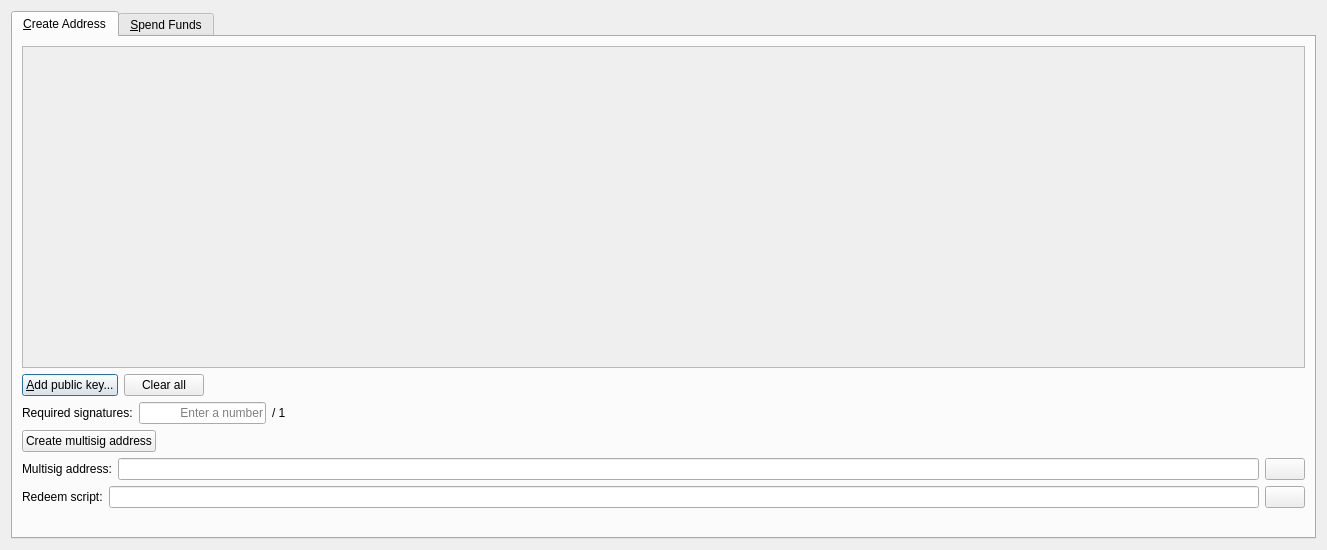
<?xml version="1.0" encoding="UTF-8"?>
<ui version="4.0">
 <class>MultisigDialog</class>
 <widget class="QDialog" name="MultisigDialog">
  <property name="geometry">
   <rect>
    <x>0</x>
    <y>0</y>
    <width>1327</width>
    <height>550</height>
   </rect>
  </property>
  <property name="windowTitle">
   <string>Multisig</string>
  </property>
  <layout class="QVBoxLayout" name="verticalLayout_2">
   <item>
    <widget class="QTabWidget" name="tabWidget">
     <property name="currentIndex">
      <number>0</number>
     </property>
     <widget class="QWidget" name="tabCreateAddress">
      <attribute name="title">
       <string>&amp;Create Address</string>
      </attribute>
      <layout class="QVBoxLayout" name="verticalLayout">
       <item>
        <widget class="QScrollArea" name="scrollArea">
         <property name="widgetResizable">
          <bool>true</bool>
         </property>
         <widget class="QWidget" name="scrollAreaWidgetContents">
          <property name="geometry">
           <rect>
            <x>0</x>
            <y>0</y>
            <width>1283</width>
            <height>303</height>
           </rect>
          </property>
          <layout class="QVBoxLayout" name="verticalLayout_3">
           <item>
            <layout class="QVBoxLayout" name="pubkeyEntries"/>
           </item>
           <item>
            <spacer name="verticalSpacer">
             <property name="orientation">
              <enum>Qt::Vertical</enum>
             </property>
             <property name="sizeHint" stdset="0">
              <size>
               <width>20</width>
               <height>40</height>
              </size>
             </property>
            </spacer>
           </item>
          </layout>
         </widget>
        </widget>
       </item>
       <item>
        <layout class="QHBoxLayout" name="horizontalLayout_14">
         <item>
          <widget class="QPushButton" name="addPubKeyButton">
           <property name="toolTip">
            <string>Add a member to the signing pool</string>
           </property>
           <property name="text">
            <string>&amp;Add public key...</string>
           </property>
           <property name="icon">
            <iconset resource="../bitcoin.qrc">
             <normaloff>:/icons/add</normaloff>:/icons/add</iconset>
           </property>
          </widget>
         </item>
         <item>
          <widget class="QPushButton" name="clearButton">
           <property name="sizePolicy">
            <sizepolicy hsizetype="Minimum" vsizetype="Fixed">
             <horstretch>0</horstretch>
             <verstretch>0</verstretch>
            </sizepolicy>
           </property>
           <property name="toolTip">
            <string>Remove all public key fields</string>
           </property>
           <property name="text">
            <string>Clear all</string>
           </property>
           <property name="icon">
            <iconset resource="../bitcoin.qrc">
             <normaloff>:/icons/remove</normaloff>:/icons/remove</iconset>
           </property>
           <property name="autoRepeatDelay">
            <number>300</number>
           </property>
          </widget>
         </item>
         <item>
          <spacer name="horizontalSpacer_8">
           <property name="orientation">
            <enum>Qt::Horizontal</enum>
           </property>
           <property name="sizeHint" stdset="0">
            <size>
             <width>40</width>
             <height>20</height>
            </size>
           </property>
          </spacer>
         </item>
        </layout>
       </item>
       <item>
        <layout class="QHBoxLayout" name="horizontalLayout_2">
         <item>
          <widget class="QLabel" name="requiredSignaturesLabel">
           <property name="text">
            <string>Required signatures:</string>
           </property>
          </widget>
         </item>
         <item>
          <widget class="QLineEdit" name="requiredSignatures">
           <property name="sizePolicy">
            <sizepolicy hsizetype="Minimum" vsizetype="Fixed">
             <horstretch>0</horstretch>
             <verstretch>0</verstretch>
            </sizepolicy>
           </property>
           <property name="minimumSize">
            <size>
             <width>127</width>
             <height>0</height>
            </size>
           </property>
           <property name="text">
            <string/>
           </property>
           <property name="maxLength">
            <number>2</number>
           </property>
           <property name="frame">
            <bool>true</bool>
           </property>
           <property name="alignment">
            <set>Qt::AlignRight|Qt::AlignTrailing|Qt::AlignVCenter</set>
           </property>
           <property name="placeholderText">
            <string>Enter a number</string>
           </property>
          </widget>
         </item>
         <item>
          <widget class="QLabel" name="maxSignaturesLabel">
           <property name="text">
            <string>/ 1</string>
           </property>
          </widget>
         </item>
         <item>
          <spacer name="horizontalSpacer_2">
           <property name="orientation">
            <enum>Qt::Horizontal</enum>
           </property>
           <property name="sizeHint" stdset="0">
            <size>
             <width>40</width>
             <height>20</height>
            </size>
           </property>
          </spacer>
         </item>
        </layout>
       </item>
       <item>
        <layout class="QHBoxLayout" name="horizontalLayout">
         <item>
          <widget class="QPushButton" name="createAddressButton">
           <property name="text">
            <string>Create multisig address</string>
           </property>
          </widget>
         </item>
         <item>
          <spacer name="horizontalSpacer">
           <property name="orientation">
            <enum>Qt::Horizontal</enum>
           </property>
           <property name="sizeHint" stdset="0">
            <size>
             <width>40</width>
             <height>20</height>
            </size>
           </property>
          </spacer>
         </item>
        </layout>
       </item>
       <item>
        <layout class="QHBoxLayout" name="horizontalLayoutMultisigAddress">
         <item>
          <widget class="QLabel" name="multisigAddressLabel">
           <property name="text">
            <string>Multisig address:</string>
           </property>
          </widget>
         </item>
         <item>
          <widget class="QLineEdit" name="multisigAddress">
           <property name="readOnly">
            <bool>true</bool>
           </property>
          </widget>
         </item>
         <item>
          <widget class="QPushButton" name="copyMultisigAddressButton">
           <property name="toolTip">
            <string>Copy the multisig address to the system clipboard</string>
           </property>
           <property name="text">
            <string/>
           </property>
           <property name="icon">
            <iconset resource="../bitcoin.qrc">
             <normaloff>:/icons/editcopy</normaloff>:/icons/editcopy</iconset>
           </property>
           <property name="autoDefault">
            <bool>false</bool>
           </property>
          </widget>
         </item>
        </layout>
       </item>
       <item>
        <layout class="QHBoxLayout" name="horizontalLayout_3">
         <item>
          <widget class="QLabel" name="redeemScriptLabel">
           <property name="text">
            <string>Redeem script:</string>
           </property>
          </widget>
         </item>
         <item>
          <widget class="QLineEdit" name="redeemScript">
           <property name="readOnly">
            <bool>true</bool>
           </property>
          </widget>
         </item>
         <item>
          <widget class="QPushButton" name="copyRedeemScriptButton">
           <property name="toolTip">
            <string>Copy the redeem script to the system clipboard</string>
           </property>
           <property name="text">
            <string/>
           </property>
           <property name="icon">
            <iconset resource="../bitcoin.qrc">
             <normaloff>:/icons/editcopy</normaloff>:/icons/editcopy</iconset>
           </property>
           <property name="autoDefault">
            <bool>false</bool>
           </property>
          </widget>
         </item>
        </layout>
       </item>
       <item>
        <layout class="QHBoxLayout" name="horizontalLayout_15">
         <item>
          <spacer name="horizontalSpacer_11">
           <property name="orientation">
            <enum>Qt::Horizontal</enum>
           </property>
           <property name="sizeHint" stdset="0">
            <size>
             <width>40</width>
             <height>20</height>
            </size>
           </property>
          </spacer>
         </item>
        </layout>
       </item>
      </layout>
     </widget>
     <widget class="QWidget" name="tabSpendFunds">
      <attribute name="title">
       <string>&amp;Spend Funds</string>
      </attribute>
      <layout class="QVBoxLayout" name="verticalLayout_13">
       <item>
        <layout class="QVBoxLayout" name="verticalLayout_8">
         <item>
          <layout class="QHBoxLayout" name="horizontalLayout_4">
           <item>
            <widget class="QGroupBox" name="inputsBox">
             <property name="title">
              <string>Inputs</string>
             </property>
             <layout class="QVBoxLayout" name="verticalLayout_6">
              <item>
               <widget class="QScrollArea" name="scrollArea_2">
                <property name="minimumSize">
                 <size>
                  <width>0</width>
                  <height>0</height>
                 </size>
                </property>
                <property name="widgetResizable">
                 <bool>true</bool>
                </property>
                <widget class="QWidget" name="scrollAreaWidgetContents_2">
                 <property name="geometry">
                  <rect>
                   <x>0</x>
                   <y>0</y>
                   <width>616</width>
                   <height>226</height>
                  </rect>
                 </property>
                 <layout class="QVBoxLayout" name="verticalLayout_4">
                  <item>
                   <layout class="QVBoxLayout" name="inputs"/>
                  </item>
                  <item>
                   <spacer name="verticalSpacer_2">
                    <property name="orientation">
                     <enum>Qt::Vertical</enum>
                    </property>
                    <property name="sizeHint" stdset="0">
                     <size>
                      <width>20</width>
                      <height>42</height>
                     </size>
                    </property>
                   </spacer>
                  </item>
                 </layout>
                </widget>
               </widget>
              </item>
              <item>
               <layout class="QHBoxLayout" name="horizontalLayout_6">
                <item>
                 <spacer name="horizontalSpacer_9">
                  <property name="orientation">
                   <enum>Qt::Horizontal</enum>
                  </property>
                  <property name="sizeHint" stdset="0">
                   <size>
                    <width>40</width>
                    <height>20</height>
                   </size>
                  </property>
                 </spacer>
                </item>
                <item>
                 <widget class="QLabel" name="inputsAmountLabel">
                  <property name="text">
                   <string>Inputs amount:</string>
                  </property>
                 </widget>
                </item>
                <item>
                 <widget class="QLabel" name="inputsAmount">
                  <property name="text">
                   <string>123.456</string>
                  </property>
                  <property name="textInteractionFlags">
                   <set>Qt::LinksAccessibleByMouse|Qt::TextSelectableByKeyboard|Qt::TextSelectableByMouse</set>
                  </property>
                 </widget>
                </item>
                <item>
                 <widget class="QLabel" name="label">
                  <property name="text">
                   <string>ANU</string>
                  </property>
                 </widget>
                </item>
               </layout>
              </item>
              <item>
               <layout class="QHBoxLayout" name="horizontalLayout_5">
                <item>
                 <widget class="QPushButton" name="addInputButton">
                  <property name="text">
                   <string>Add input...</string>
                  </property>
                  <property name="icon">
                   <iconset resource="../bitcoin.qrc">
                    <normaloff>:/icons/add</normaloff>:/icons/add</iconset>
                  </property>
                 </widget>
                </item>
                <item>
                 <spacer name="horizontalSpacer_3">
                  <property name="orientation">
                   <enum>Qt::Horizontal</enum>
                  </property>
                  <property name="sizeHint" stdset="0">
                   <size>
                    <width>40</width>
                    <height>20</height>
                   </size>
                  </property>
                 </spacer>
                </item>
               </layout>
              </item>
             </layout>
            </widget>
           </item>
           <item>
            <widget class="QGroupBox" name="outputsBox">
             <property name="title">
              <string>Outputs</string>
             </property>
             <layout class="QVBoxLayout" name="verticalLayout_7">
              <item>
               <widget class="QScrollArea" name="scrollArea_3">
                <property name="minimumSize">
                 <size>
                  <width>0</width>
                  <height>0</height>
                 </size>
                </property>
                <property name="widgetResizable">
                 <bool>true</bool>
                </property>
                <widget class="QWidget" name="scrollAreaWidgetContents_3">
                 <property name="geometry">
                  <rect>
                   <x>0</x>
                   <y>0</y>
                   <width>615</width>
                   <height>198</height>
                  </rect>
                 </property>
                 <layout class="QVBoxLayout" name="verticalLayout_5">
                  <item>
                   <layout class="QVBoxLayout" name="outputs"/>
                  </item>
                  <item>
                   <spacer name="verticalSpacer_3">
                    <property name="orientation">
                     <enum>Qt::Vertical</enum>
                    </property>
                    <property name="sizeHint" stdset="0">
                     <size>
                      <width>20</width>
                      <height>42</height>
                     </size>
                    </property>
                   </spacer>
                  </item>
                 </layout>
                </widget>
               </widget>
              </item>
              <item>
               <layout class="QHBoxLayout" name="horizontalLayout_7">
                <item>
                 <spacer name="horizontalSpacer_10">
                  <property name="orientation">
                   <enum>Qt::Horizontal</enum>
                  </property>
                  <property name="sizeHint" stdset="0">
                   <size>
                    <width>40</width>
                    <height>20</height>
                   </size>
                  </property>
                 </spacer>
                </item>
                <item>
                 <widget class="QLabel" name="outputsAmountLabel">
                  <property name="text">
                   <string>Outputs amount:</string>
                  </property>
                 </widget>
                </item>
                <item>
                 <widget class="QLabel" name="outputsAmount">
                  <property name="text">
                   <string>123.456</string>
                  </property>
                  <property name="textInteractionFlags">
                   <set>Qt::LinksAccessibleByMouse|Qt::TextSelectableByKeyboard|Qt::TextSelectableByMouse</set>
                  </property>
                 </widget>
                </item>
                <item>
                 <widget class="QLabel" name="label_2">
                  <property name="text">
                   <string>ANU</string>
                  </property>
                 </widget>
                </item>
               </layout>
              </item>
              <item>
               <layout class="QHBoxLayout" name="horizontalLayout_16">
                <item>
                 <spacer name="horizontalSpacer_12">
                  <property name="orientation">
                   <enum>Qt::Horizontal</enum>
                  </property>
                  <property name="sizeHint" stdset="0">
                   <size>
                    <width>40</width>
                    <height>20</height>
                   </size>
                  </property>
                 </spacer>
                </item>
                <item>
                 <widget class="QLabel" name="feeLabel">
                  <property name="text">
                   <string>Fee:</string>
                  </property>
                 </widget>
                </item>
                <item>
                 <widget class="QLabel" name="fee">
                  <property name="text">
                   <string>123.456</string>
                  </property>
                 </widget>
                </item>
                <item>
                 <widget class="QLabel" name="label_3">
                  <property name="text">
                   <string>ANU</string>
                  </property>
                 </widget>
                </item>
               </layout>
              </item>
              <item>
               <layout class="QHBoxLayout" name="horizontalLayout_8">
                <item>
                 <widget class="QPushButton" name="addOutputButton">
                  <property name="text">
                   <string>Add output...</string>
                  </property>
                  <property name="icon">
                   <iconset resource="../bitcoin.qrc">
                    <normaloff>:/icons/add</normaloff>:/icons/add</iconset>
                  </property>
                 </widget>
                </item>
                <item>
                 <spacer name="horizontalSpacer_4">
                  <property name="orientation">
                   <enum>Qt::Horizontal</enum>
                  </property>
                  <property name="sizeHint" stdset="0">
                   <size>
                    <width>40</width>
                    <height>20</height>
                   </size>
                  </property>
                 </spacer>
                </item>
               </layout>
              </item>
             </layout>
            </widget>
           </item>
          </layout>
         </item>
         <item>
          <layout class="QHBoxLayout" name="horizontalLayout_9">
           <item>
            <widget class="QPushButton" name="createTransactionButton">
             <property name="text">
              <string>Create transaction</string>
             </property>
            </widget>
           </item>
           <item>
            <spacer name="horizontalSpacer_5">
             <property name="orientation">
              <enum>Qt::Horizontal</enum>
             </property>
             <property name="sizeHint" stdset="0">
              <size>
               <width>40</width>
               <height>20</height>
              </size>
             </property>
            </spacer>
           </item>
          </layout>
         </item>
        </layout>
       </item>
       <item>
        <layout class="QVBoxLayout" name="verticalLayout_10">
         <item>
          <layout class="QHBoxLayout" name="horizontalLayout_10">
           <item>
            <widget class="QLineEdit" name="transaction">
             <property name="sizePolicy">
              <sizepolicy hsizetype="Expanding" vsizetype="Fixed">
               <horstretch>0</horstretch>
               <verstretch>0</verstretch>
              </sizepolicy>
             </property>
             <property name="placeholderText">
              <string>Enter a raw transaction or create a new one</string>
             </property>
            </widget>
           </item>
           <item>
            <widget class="QPushButton" name="copyTransactionButton">
             <property name="toolTip">
              <string/>
             </property>
             <property name="text">
              <string/>
             </property>
             <property name="icon">
              <iconset resource="../bitcoin.qrc">
               <normaloff>:/icons/editcopy</normaloff>:/icons/editcopy</iconset>
             </property>
             <property name="autoDefault">
              <bool>false</bool>
             </property>
            </widget>
           </item>
           <item>
            <widget class="QPushButton" name="pasteTransactionButton">
             <property name="toolTip">
              <string>Paste address from clipboard</string>
             </property>
             <property name="text">
              <string/>
             </property>
             <property name="icon">
              <iconset resource="../bitcoin.qrc">
               <normaloff>:/icons/editpaste</normaloff>:/icons/editpaste</iconset>
             </property>
             <property name="shortcut">
              <string>Alt+P</string>
             </property>
             <property name="autoDefault">
              <bool>false</bool>
             </property>
            </widget>
           </item>
          </layout>
         </item>
         <item>
          <layout class="QHBoxLayout" name="horizontalLayout_11">
           <item>
            <widget class="QPushButton" name="signTransactionButton">
             <property name="text">
              <string>Sign transaction</string>
             </property>
             <property name="icon">
              <iconset resource="../bitcoin.qrc">
               <normaloff>:/icons/edit</normaloff>:/icons/edit</iconset>
             </property>
            </widget>
           </item>
           <item>
            <spacer name="horizontalSpacer_6">
             <property name="orientation">
              <enum>Qt::Horizontal</enum>
             </property>
             <property name="sizeHint" stdset="0">
              <size>
               <width>40</width>
               <height>20</height>
              </size>
             </property>
            </spacer>
           </item>
          </layout>
         </item>
        </layout>
       </item>
       <item>
        <layout class="QVBoxLayout" name="verticalLayout_12">
         <item>
          <layout class="QHBoxLayout" name="horizontalLayout_13">
           <item>
            <widget class="QLineEdit" name="signedTransaction">
             <property name="sizePolicy">
              <sizepolicy hsizetype="Expanding" vsizetype="Fixed">
               <horstretch>0</horstretch>
               <verstretch>0</verstretch>
              </sizepolicy>
             </property>
             <property name="readOnly">
              <bool>true</bool>
             </property>
            </widget>
           </item>
           <item>
            <widget class="QPushButton" name="copySignedTransactionButton">
             <property name="toolTip">
              <string/>
             </property>
             <property name="text">
              <string/>
             </property>
             <property name="icon">
              <iconset resource="../bitcoin.qrc">
               <normaloff>:/icons/editcopy</normaloff>:/icons/editcopy</iconset>
             </property>
             <property name="autoDefault">
              <bool>false</bool>
             </property>
            </widget>
           </item>
          </layout>
         </item>
         <item>
          <layout class="QHBoxLayout" name="horizontalLayout_12">
           <item>
            <widget class="QLabel" name="statusLabel">
             <property name="text">
              <string/>
             </property>
            </widget>
           </item>
           <item>
            <spacer name="horizontalSpacer_7">
             <property name="orientation">
              <enum>Qt::Horizontal</enum>
             </property>
             <property name="sizeHint" stdset="0">
              <size>
               <width>40</width>
               <height>20</height>
              </size>
             </property>
            </spacer>
           </item>
           <item>
            <widget class="QPushButton" name="sendTransactionButton">
             <property name="text">
              <string>Send transaction</string>
             </property>
             <property name="icon">
              <iconset resource="../bitcoin.qrc">
               <normaloff>:/icons/send</normaloff>:/icons/send</iconset>
             </property>
            </widget>
           </item>
          </layout>
         </item>
        </layout>
       </item>
      </layout>
     </widget>
    </widget>
   </item>
  </layout>
 </widget>
 <resources>
  <include location="../bitcoin.qrc"/>
 </resources>
 <connections/>
</ui>
